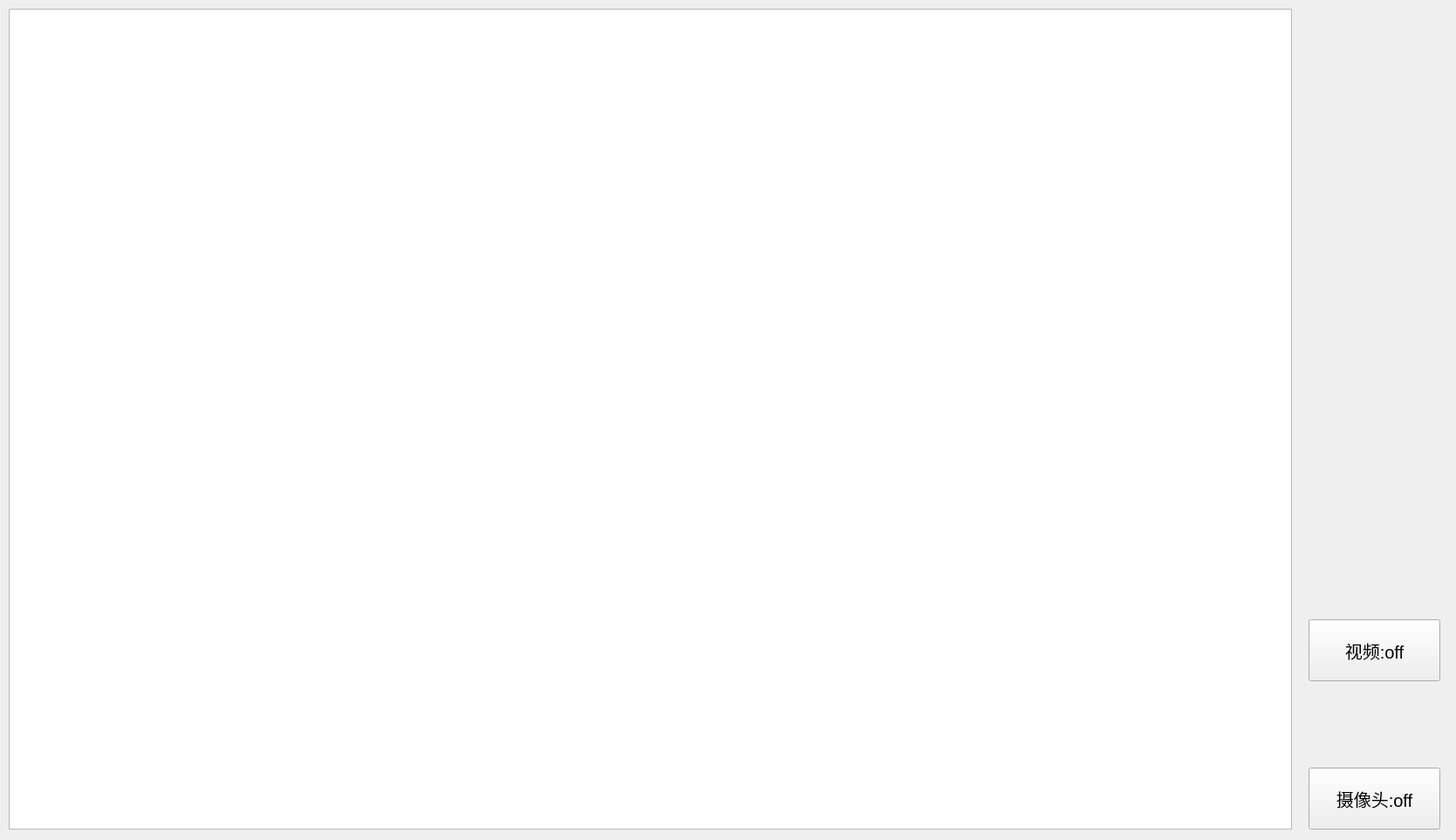
<?xml version="1.0" encoding="UTF-8"?>
<ui version="4.0">
 <class>MainWindow</class>
 <widget class="QMainWindow" name="MainWindow">
  <property name="geometry">
   <rect>
    <x>0</x>
    <y>0</y>
    <width>1669</width>
    <height>963</height>
   </rect>
  </property>
  <property name="sizePolicy">
   <sizepolicy hsizetype="Preferred" vsizetype="Preferred">
    <horstretch>0</horstretch>
    <verstretch>0</verstretch>
   </sizepolicy>
  </property>
  <property name="windowTitle">
   <string>交通路况检测系统</string>
  </property>
  <widget class="QWidget" name="centralwidget">
   <widget class="QGraphicsView" name="ImageBox">
    <property name="geometry">
     <rect>
      <x>10</x>
      <y>10</y>
      <width>1471</width>
      <height>941</height>
     </rect>
    </property>
    <property name="autoFillBackground">
     <bool>false</bool>
    </property>
    <property name="frameShadow">
     <enum>QFrame::Plain</enum>
    </property>
    <property name="backgroundBrush">
     <brush brushstyle="NoBrush">
      <color alpha="0">
       <red>0</red>
       <green>0</green>
       <blue>0</blue>
      </color>
     </brush>
    </property>
    <property name="foregroundBrush">
     <brush brushstyle="NoBrush">
      <color alpha="0">
       <red>0</red>
       <green>0</green>
       <blue>0</blue>
      </color>
     </brush>
    </property>
   </widget>
   <widget class="QLabel" name="label">
    <property name="geometry">
     <rect>
      <x>10</x>
      <y>10</y>
      <width>261</width>
      <height>241</height>
     </rect>
    </property>
    <property name="sizePolicy">
     <sizepolicy hsizetype="MinimumExpanding" vsizetype="MinimumExpanding">
      <horstretch>0</horstretch>
      <verstretch>0</verstretch>
     </sizepolicy>
    </property>
    <property name="text">
     <string/>
    </property>
    <property name="buddy">
     <cstring>label</cstring>
    </property>
   </widget>
   <widget class="QPushButton" name="VideoButtion">
    <property name="geometry">
     <rect>
      <x>1500</x>
      <y>710</y>
      <width>151</width>
      <height>71</height>
     </rect>
    </property>
    <property name="font">
     <font>
      <pointsize>15</pointsize>
     </font>
    </property>
    <property name="text">
     <string>视频:off</string>
    </property>
   </widget>
   <widget class="QPushButton" name="CameraButton">
    <property name="geometry">
     <rect>
      <x>1500</x>
      <y>880</y>
      <width>151</width>
      <height>71</height>
     </rect>
    </property>
    <property name="font">
     <font>
      <pointsize>15</pointsize>
     </font>
    </property>
    <property name="text">
     <string>摄像头:off</string>
    </property>
   </widget>
  </widget>
 </widget>
 <resources/>
 <connections/>
</ui>
